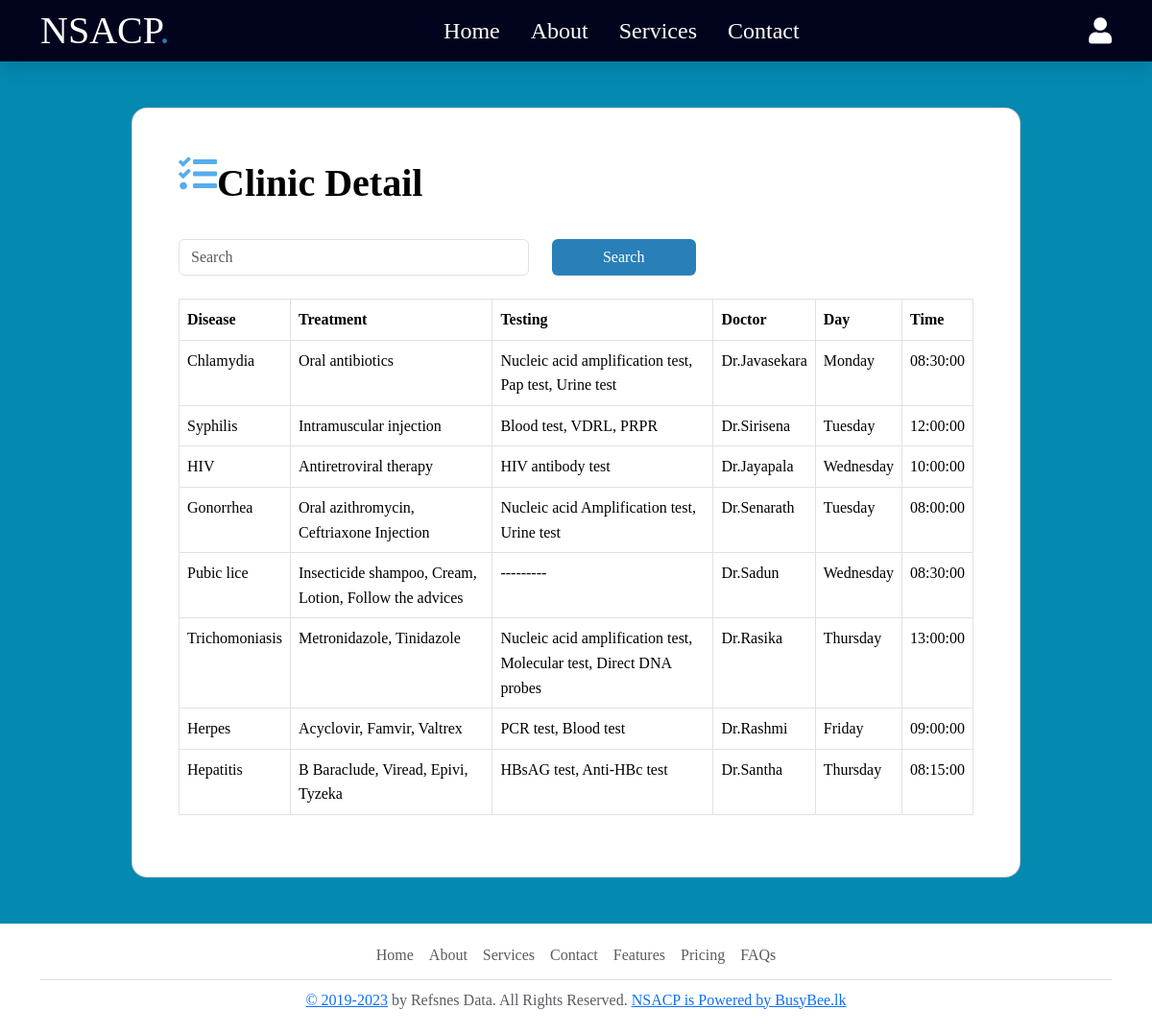
The app's page /clinicDetails.php (signed in) with its own data.
### tables this page shows
CREATE TABLE `clinicdetail` (
  `No` int(11) NOT NULL,
  `Disease` varchar(100) NOT NULL,
  `Treatment` varchar(100) NOT NULL,
  `Testing` varchar(100) NOT NULL,
  `Doctor` varchar(100) NOT NULL,
  `Day` varchar(50) NOT NULL,
  `Time` time NOT NULL
);

### clinicDetails.php (the view, shortened to what this page needs)
<?php
include "./components/connect.php";
if (isset($_POST['search'])) {
  $valueToSearch = $_POST['searchdetails'];
  $query = "SELECT * FROM `clinicdetail` WHERE CONCAT(`Disease`, `Treatment`, `Testing`, `Doctor`, `Day`, `Time`) LIKE '%" . $valueToSearch . "%'";
  $search_result = $conn->prepare($query);
  $search_result->execute();
} else {
  $query = "SELECT * FROM `clinicdetail`";
  $search_result = $conn->prepare($query);
  $search_result->execute();
}
?>
<!DOCTYPE html>
<html>
<head>
  <link href="https://cdn.jsdelivr.net/npm/bootstrap@5.3.2/dist/css/bootstrap.min.css" rel="stylesheet">
  <link rel="stylesheet" href="https://cdnjs.cloudflare.com/ajax/libs/font-awesome/5.15.4/css/all.min.css" />
  <link rel="stylesheet" href="css/style.css">
</head>
<body>
  <?php include "./components/userheader.php" ?>
  <section class="vh-1000" style="background-color: #0489b1">
    <div class="container py-5 h-100">
      <div class="row d-flex justify-content-center align-items-center h-100">
        <div class="col col-xl-10">
          <div class="card" style="border-radius: 1rem">
            <div class="row g-0">
              <div class="col-md-3 col-lg-12 d-flex align-items-center">
                <div class="card-body p-4 p-lg-5 text-black">
                  <form action="" method="POST">
                    <div class="d-flex align-items-center mb-3 pb-1">
                      <i class="fas fa-tasks fa-3x mr-2" style="color: #55acee"></i>
                      <span class="h1 fw-bold mb-0">Clinic Detail</span>
                    </div>
                    <div class="d-flex my-4" role="search">
                      <div class="row">
                        <div class="col-11">
                          <input class="form-control " type="search" placeholder="Search" name="searchdetails" aria-label="Search">
                        </div>
                        <div class="col-1">
                          <button class="btn search-btn" type="submit" name="search">Search</button>
                        </div>
                      </div>
                    </div>
                    <table class="table table-bordered table-hover">
                      <thead>
                        <tr>
                          <th>Disease</th>
                          <th>Treatment</th>
                          <th>Testing</th>
                          <th>Doctor</th>
                          <th>Day</th>
                          <th>Time</th>
                        </tr>
                      </thead>
                      <tbody>
                        <?php
                        while ($row = $search_result->fetch(PDO::FETCH_ASSOC)) {
                        ?>
                          <tr>
                            <td><?= $row['Disease']; ?></td>
                            <td><?= $row['Treatment']; ?></td>
                            <td><?= $row['Testing']; ?></td>
                            <td><?= $row['Doctor']; ?></td>
                            <td><?= $row['Day']; ?></td>
                            <td><?= $row['Time']; ?></td>
                          </tr>
                        <?php
                        }
                        ?>
                      </tbody>
                    </table>
                  </form>
                </div>
              </div>
            </div>
          </div>
        </div>
      </div>
    </div>
  </section>
  <?php include "./components/footer.php" ?>
</body>
</html>

### components/userheader.php (shortened to what this page needs)
<header class="header">
   <section class="flex container">
      <a href="./index.php" class="logo">NSACP<span>.</span></a>
      <nav class="navbar">
         <a href="./index.php">Home</a>
         <a href="./aboutUs.php">About</a>
         <a href="./services.php">Services</a>
         <a href="./contactUs.php">Contact</a>
      </nav>
      <div class="icons">
         <div id="user-btn" class="fas fa-user py-2"></div>
      </div>
   </section>
</header>

### components/footer.php
<div class="container">
  <footer class="py-2 my-1">
    <ul class="nav justify-content-center border-bottom pb-1 mb-2">
      <li class="nav-item"><a href="#" class="nav-link px-2 text-muted">Home</a></li>
      <li class="nav-item"><a href="#" class="nav-link px-2 text-muted">About</a></li>
      <li class="nav-item"><a href="#" class="nav-link px-2 text-muted">Services</a></li>
      <li class="nav-item"><a href="#" class="nav-link px-2 text-muted">Contact</a></li>
      <li class="nav-item"><a href="#" class="nav-link px-2 text-muted">Features</a></li>
      <li class="nav-item"><a href="#" class="nav-link px-2 text-muted">Pricing</a></li>
      <li class="nav-item"><a href="#" class="nav-link px-2 text-muted">FAQs</a></li>
    </ul>
    <p class="text-center text-muted"><a href="./aboutUs.php">&copy; 2019-2023</a> by Refsnes Data. All Rights Reserved. <a href="#">NSACP is Powered by BusyBee.lk</a></p>
  </footer>
</div>

### css/style.css (style rules this page uses)
:root { --main-color:#2980b9; --orange:#f39c12; --red:#e74c3c; --black:#02041d; --white:#fff; --light-color:#666; --light-bg:#eee; --border:.2rem solid var(--black); --box-shadow:0 .5rem 1rem rgba(0,0,0,.1); }
body { font-family: "Times New Roman", Times, serif; font-size: 16px; line-height: 1.6; }
p { font-family: "Times New Roman", Times, serif; }
.header { position: sticky; top:0; left:0; right:0; background-color: var(--black); box-shadow: var(--box-shadow); z-index: 1000; }
.header .flex { display: flex; align-items: center; justify-content: space-between; position: relative; }
.header .flex .logo { font-size: 2.5rem; color:var(--white); text-decoration: none; }
.header .flex .logo span { color:var(--main-color); }
.header .flex .navbar a { margin:0 1rem; font-size: 1.5rem; color:var(--white); text-decoration: none; }
.header .flex .icons > * { margin-left: 1rem; font-size: 1.7rem; cursor: pointer; color:var(--white); }
.search-btn { width: 150px; color: var(--white); background-color: var(--main-color); }
.fas { color: #55acee; font-size: 40px; padding-bottom: 20px; }

### records on screen
clinicdetail: Disease "Chlamydia", Treatment "Oral antibiotics", Testing "Nucleic acid amplification test, Pap test, Urine test", Doctor "Dr.Javasekara", Day "Monday", Time "08:30:00"
clinicdetail: Disease "Syphilis", Treatment "Intramuscular injection", Testing "Blood test, VDRL, PRPR", Doctor "Dr.Sirisena", Day "Tuesday", Time "12:00:00"
clinicdetail: Disease "HIV", Treatment "Antiretroviral therapy", Testing "HIV antibody test", Doctor "Dr.Jayapala", Day "Wednesday", Time "10:00:00"
clinicdetail: Disease "Gonorrhea", Treatment "Oral azithromycin, Ceftriaxone Injection", Testing "Nucleic acid Amplification test, Urine test", Doctor "Dr.Senarath", Day "Tuesday", Time "08:00:00"
clinicdetail: Disease "Pubic lice", Treatment "Insecticide shampoo, Cream, Lotion, Follow the advices", Testing "---------", Doctor "Dr.Sadun", Day "Wednesday", Time "08:30:00"
clinicdetail: Disease "Trichomoniasis", Treatment "Metronidazole, Tinidazole", Testing "Nucleic acid amplification test, Molecular test, Direct DNA probes", Doctor "Dr.Rasika", Day "Thursday", Time "13:00:00"
clinicdetail: Disease "Herpes", Treatment "Acyclovir, Famvir, Valtrex", Testing "PCR test, Blood test", Doctor "Dr.Rashmi", Day "Friday", Time "09:00:00"
clinicdetail: Disease "Hepatitis", Treatment "B Baraclude, Viread, Epivi, Tyzeka", Testing "HBsAG test, Anti-HBc test", Doctor "Dr.Santha", Day "Thursday", Time "08:15:00"
